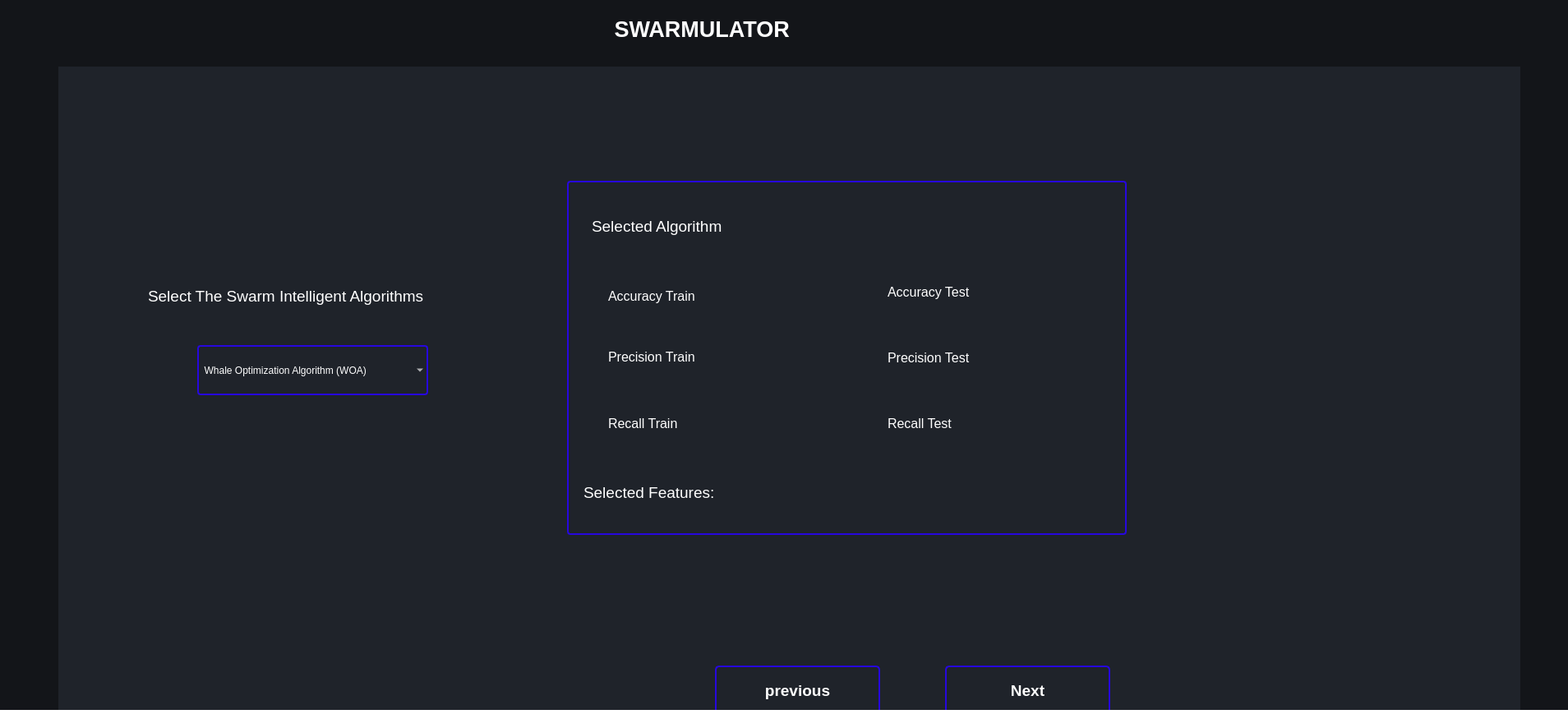
<?xml version="1.0" encoding="UTF-8"?>
<ui version="4.0">
 <class>MainWindow_2</class>
 <widget class="QMainWindow" name="MainWindow_2">
  <property name="geometry">
   <rect>
    <x>0</x>
    <y>0</y>
    <width>1908</width>
    <height>886</height>
   </rect>
  </property>
  <property name="font">
   <font>
    <pointsize>12</pointsize>
    <weight>75</weight>
    <bold>true</bold>
   </font>
  </property>
  <property name="windowTitle">
   <string>MainWindow</string>
  </property>
  <property name="styleSheet">
   <string notr="true">*{
border:none;
background-color:transparent;
padding:0;
margin:0;
color:#fff;
}

#centralwidget{
background-color:#1f232a;
}










#leftmenusubcontainer{
background-color:#16191d;
}

#leftmenusubcontainer QPushButton{

padding:5px 10px;
border-top-left-radius:10px;
border-bottom-left-radius:10px;
}

#headercontainer{
background-color:#2c313c;
}

#frame_6{
padding:5px;
}</string>
  </property>
  <widget class="QWidget" name="centralwidget">
   <layout class="QHBoxLayout" name="horizontalLayout">
    <property name="spacing">
     <number>0</number>
    </property>
    <property name="leftMargin">
     <number>0</number>
    </property>
    <property name="topMargin">
     <number>0</number>
    </property>
    <property name="rightMargin">
     <number>0</number>
    </property>
    <property name="bottomMargin">
     <number>0</number>
    </property>
    <item>
     <widget class="QWidget" name="mainbodycontainer" native="true">
      <property name="sizePolicy">
       <sizepolicy hsizetype="Expanding" vsizetype="Preferred">
        <horstretch>0</horstretch>
        <verstretch>0</verstretch>
       </sizepolicy>
      </property>
      <property name="font">
       <font>
        <weight>50</weight>
        <bold>false</bold>
       </font>
      </property>
      <layout class="QVBoxLayout" name="verticalLayout_6">
       <property name="spacing">
        <number>0</number>
       </property>
       <property name="leftMargin">
        <number>0</number>
       </property>
       <property name="topMargin">
        <number>0</number>
       </property>
       <property name="rightMargin">
        <number>0</number>
       </property>
       <property name="bottomMargin">
        <number>0</number>
       </property>
       <item>
        <widget class="QWidget" name="mainbodycontainer_2" native="true">
         <property name="sizePolicy">
          <sizepolicy hsizetype="Preferred" vsizetype="Expanding">
           <horstretch>0</horstretch>
           <verstretch>0</verstretch>
          </sizepolicy>
         </property>
         <property name="cursor">
          <cursorShape>ArrowCursor</cursorShape>
         </property>
         <widget class="QWidget" name="widget" native="true">
          <property name="geometry">
           <rect>
            <x>-10</x>
            <y>0</y>
            <width>1931</width>
            <height>81</height>
           </rect>
          </property>
          <property name="sizePolicy">
           <sizepolicy hsizetype="Preferred" vsizetype="Fixed">
            <horstretch>0</horstretch>
            <verstretch>0</verstretch>
           </sizepolicy>
          </property>
          <property name="styleSheet">
           <string notr="true">QWidget{
background-color:#131519;
}</string>
          </property>
          <widget class="QLabel" name="label">
           <property name="geometry">
            <rect>
             <x>750</x>
             <y>10</y>
             <width>431</width>
             <height>51</height>
            </rect>
           </property>
           <property name="sizePolicy">
            <sizepolicy hsizetype="Expanding" vsizetype="Expanding">
             <horstretch>0</horstretch>
             <verstretch>0</verstretch>
            </sizepolicy>
           </property>
           <property name="font">
            <font>
             <pointsize>20</pointsize>
             <weight>75</weight>
             <bold>true</bold>
            </font>
           </property>
           <property name="text">
            <string> SWARMULATOR</string>
           </property>
          </widget>
          <widget class="QWidget" name="widget_4" native="true">
           <property name="geometry">
            <rect>
             <x>0</x>
             <y>0</y>
             <width>91</width>
             <height>1291</height>
            </rect>
           </property>
           <property name="styleSheet">
            <string notr="true">QWidget{
background-color:#131519;
}</string>
           </property>
          </widget>
         </widget>
         <widget class="QPushButton" name="browse_2">
          <property name="geometry">
           <rect>
            <x>870</x>
            <y>810</y>
            <width>201</width>
            <height>61</height>
           </rect>
          </property>
          <property name="font">
           <font>
            <pointsize>14</pointsize>
            <weight>75</weight>
            <bold>true</bold>
           </font>
          </property>
          <property name="styleSheet">
           <string notr="true">QPushButton {
  border: 1.5px solid #2707de;
  border-radius: 5px;  /* Optional: Add rounded corners */
  padding: 1px 5
px;  /* Optional: Adjust padding for button text */
}</string>
          </property>
          <property name="text">
           <string>previous</string>
          </property>
         </widget>
         <widget class="QWidget" name="widget_2" native="true">
          <property name="geometry">
           <rect>
            <x>0</x>
            <y>0</y>
            <width>71</width>
            <height>1081</height>
           </rect>
          </property>
          <property name="styleSheet">
           <string notr="true">QWidget{
background-color:#131519;
}</string>
          </property>
         </widget>
         <widget class="QWidget" name="widget_3" native="true">
          <property name="geometry">
           <rect>
            <x>1850</x>
            <y>0</y>
            <width>71</width>
            <height>1101</height>
           </rect>
          </property>
          <property name="styleSheet">
           <string notr="true">QWidget{
background-color:#131519;
}</string>
          </property>
         </widget>
         <widget class="QComboBox" name="comboBox">
          <property name="geometry">
           <rect>
            <x>240</x>
            <y>420</y>
            <width>281</width>
            <height>61</height>
           </rect>
          </property>
          <property name="font">
           <font>
            <pointsize>9</pointsize>
           </font>
          </property>
          <property name="styleSheet">
           <string notr="true">QComboBox {
                border: 2px solid #2707de; /* Adjust border width as needed */
                border-radius: 4px; /* Optional: Add rounded corners */
            }

            QComboBox::item:selected {
                background-color: #淡蓝色; /* Example custom selection color (light blue) */
            }</string>
          </property>
          <item>
           <property name="text">
            <string>  Whale Optimization Algorithm (WOA)</string>
           </property>
          </item>
          <item>
           <property name="text">
            <string>  Coati Optimization Algorithm(COA)</string>
           </property>
          </item>
          <item>
           <property name="text">
            <string>  Grey Wolf Optimization(GWO)</string>
           </property>
          </item>
          <item>
           <property name="text">
            <string>  Artificial Bee Colony(ABC)</string>
           </property>
          </item>
         </widget>
         <widget class="QLabel" name="label_2">
          <property name="geometry">
           <rect>
            <x>180</x>
            <y>330</y>
            <width>461</width>
            <height>61</height>
           </rect>
          </property>
          <property name="font">
           <font>
            <pointsize>14</pointsize>
           </font>
          </property>
          <property name="text">
           <string>Select The Swarm Intelligent Algorithms</string>
          </property>
         </widget>
         <widget class="QWidget" name="widget_5" native="true">
          <property name="geometry">
           <rect>
            <x>690</x>
            <y>220</y>
            <width>681</width>
            <height>431</height>
           </rect>
          </property>
          <property name="styleSheet">
           <string notr="true">#widget_5 {
                border: 2px solid #2707de; /* Adjust border width as needed */
                border-radius: 4px; /* Optional: Add rounded corners */
            }

          </string>
          </property>
          <widget class="QLabel" name="label_3">
           <property name="geometry">
            <rect>
             <x>30</x>
             <y>30</y>
             <width>411</width>
             <height>51</height>
            </rect>
           </property>
           <property name="font">
            <font>
             <pointsize>14</pointsize>
            </font>
           </property>
           <property name="text">
            <string>Selected Algorithm</string>
           </property>
          </widget>
          <widget class="QLabel" name="label_4">
           <property name="geometry">
            <rect>
             <x>50</x>
             <y>115</y>
             <width>301</width>
             <height>51</height>
            </rect>
           </property>
           <property name="font">
            <font>
             <pointsize>12</pointsize>
            </font>
           </property>
           <property name="text">
            <string>Accuracy Train</string>
           </property>
          </widget>
          <widget class="QLabel" name="label_5">
           <property name="geometry">
            <rect>
             <x>50</x>
             <y>189</y>
             <width>311</width>
             <height>51</height>
            </rect>
           </property>
           <property name="font">
            <font>
             <pointsize>12</pointsize>
            </font>
           </property>
           <property name="text">
            <string>Precision Train</string>
           </property>
          </widget>
          <widget class="QLabel" name="label_6">
           <property name="geometry">
            <rect>
             <x>50</x>
             <y>270</y>
             <width>291</width>
             <height>51</height>
            </rect>
           </property>
           <property name="font">
            <font>
             <pointsize>12</pointsize>
            </font>
           </property>
           <property name="text">
            <string>Recall Train</string>
           </property>
          </widget>
          <widget class="QLabel" name="label_7">
           <property name="geometry">
            <rect>
             <x>390</x>
             <y>110</y>
             <width>261</width>
             <height>51</height>
            </rect>
           </property>
           <property name="font">
            <font>
             <pointsize>12</pointsize>
            </font>
           </property>
           <property name="text">
            <string>Accuracy Test</string>
           </property>
          </widget>
          <widget class="QLabel" name="label_8">
           <property name="geometry">
            <rect>
             <x>390</x>
             <y>190</y>
             <width>271</width>
             <height>51</height>
            </rect>
           </property>
           <property name="font">
            <font>
             <pointsize>12</pointsize>
            </font>
           </property>
           <property name="text">
            <string>Precision Test</string>
           </property>
          </widget>
          <widget class="QLabel" name="label_9">
           <property name="geometry">
            <rect>
             <x>390</x>
             <y>270</y>
             <width>271</width>
             <height>51</height>
            </rect>
           </property>
           <property name="font">
            <font>
             <pointsize>12</pointsize>
            </font>
           </property>
           <property name="text">
            <string>Recall Test</string>
           </property>
          </widget>
          <widget class="QLabel" name="label_10">
           <property name="geometry">
            <rect>
             <x>20</x>
             <y>349</y>
             <width>641</width>
             <height>61</height>
            </rect>
           </property>
           <property name="font">
            <font>
             <pointsize>14</pointsize>
             <weight>50</weight>
             <bold>false</bold>
            </font>
           </property>
           <property name="text">
            <string>Selected Features:</string>
           </property>
          </widget>
         </widget>
         <widget class="QPushButton" name="browse_3">
          <property name="geometry">
           <rect>
            <x>1150</x>
            <y>810</y>
            <width>201</width>
            <height>61</height>
           </rect>
          </property>
          <property name="font">
           <font>
            <pointsize>14</pointsize>
            <weight>75</weight>
            <bold>true</bold>
           </font>
          </property>
          <property name="styleSheet">
           <string notr="true">QPushButton {
  border: 1.5px solid #2707de;
  border-radius: 5px;  /* Optional: Add rounded corners */
  padding: 1px 5
px;  /* Optional: Adjust padding for button text */
}</string>
          </property>
          <property name="text">
           <string>Next</string>
          </property>
         </widget>
        </widget>
       </item>
      </layout>
     </widget>
    </item>
   </layout>
  </widget>
  <widget class="QMenuBar" name="menubar">
   <property name="geometry">
    <rect>
     <x>0</x>
     <y>0</y>
     <width>1908</width>
     <height>26</height>
    </rect>
   </property>
  </widget>
  <widget class="QStatusBar" name="statusbar"/>
 </widget>
 <resources>
  <include location="resources.qrc"/>
 </resources>
 <connections/>
</ui>
